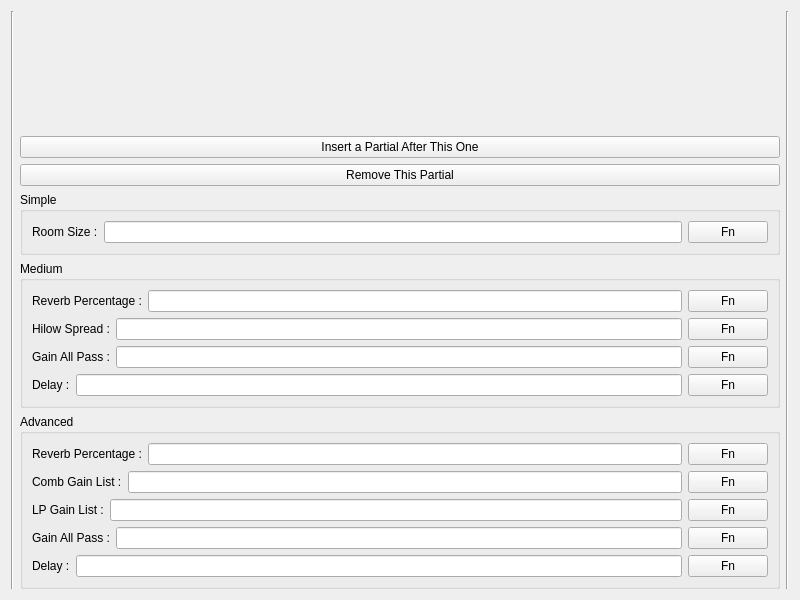
<?xml version="1.0" encoding="UTF-8"?>
<ui version="4.0">
 <class>FunGenREVPartialAlignment</class>
 <widget class="QWidget" name="MainHBox">
  <property name="geometry">
   <rect>
    <x>0</x>
    <y>0</y>
    <width>800</width>
    <height>600</height>
   </rect>
  </property>
  <layout class="QHBoxLayout" name="horizontalLayout">
   <item>
    <widget class="QFrame" name="vseparator1">
     <property name="frameShape">
      <enum>QFrame::VLine</enum>
     </property>
     <property name="frameShadow">
      <enum>QFrame::Sunken</enum>
     </property>
    </widget>
   </item>
   <item>
    <layout class="QVBoxLayout" name="OuterVBox">
     <item>
      <widget class="QLabel" name="TitleLabel"/>
     </item>
     <item>
      <widget class="QPushButton" name="InsertPartialButton">
       <property name="text">
        <string>Insert a Partial After This One</string>
       </property>
       <property name="toolTip">
        <string>Only works when applying by partial</string>
       </property>
      </widget>
     </item>
     <item>
      <widget class="QPushButton" name="RemovePartialButton">
       <property name="text">
        <string>Remove This Partial</string>
       </property>
       <property name="toolTip">
        <string>Only works when applying by partial</string>
       </property>
      </widget>
     </item>
     <item>
      <layout class="QVBoxLayout" name="MainVBox">
       <item>
        <widget class="QGroupBox" name="SimpleGroup">
         <property name="title">
          <string>Simple</string>
         </property>
         <layout class="QVBoxLayout" name="SimpleVBox">
          <item>
           <layout class="QHBoxLayout" name="SimpleHBox">
            <item>
             <widget class="QLabel" name="TitleLabel1">
              <property name="text">
               <string>Room Size :</string>
              </property>
             </widget>
            </item>
            <item>
             <widget class="QLineEdit" name="entry">
              <property name="toolTip">
               <string>Envelope</string>
              </property>
             </widget>
            </item>
            <item>
             <widget class="QPushButton" name="REVFunButton">
              <property name="text">
               <string>Fn</string>
              </property>
             </widget>
            </item>
           </layout>
          </item>
         </layout>
        </widget>
       </item>
       <item>
        <widget class="QGroupBox" name="MediumGroup">
         <property name="title">
          <string>Medium</string>
         </property>
         <layout class="QVBoxLayout" name="MediumVBox">
          <item>
           <layout class="QHBoxLayout" name="hbox47">
            <item>
             <widget class="QLabel" name="label46">
              <property name="text">
               <string>Reverb Percentage :</string>
              </property>
             </widget>
            </item>
            <item>
             <widget class="QLineEdit" name="REV_MediumReverbPercentEntry">
              <property name="toolTip">
               <string>Envelope</string>
              </property>
             </widget>
            </item>
            <item>
             <widget class="QPushButton" name="REV_MediumReverbPercentFunButton">
              <property name="text">
               <string>Fn</string>
              </property>
             </widget>
            </item>
           </layout>
          </item>
          <item>
           <layout class="QHBoxLayout" name="hbox48">
            <item>
             <widget class="QLabel" name="label47">
              <property name="text">
               <string>Hilow Spread :</string>
              </property>
             </widget>
            </item>
            <item>
             <widget class="QLineEdit" name="REV_MediumHilowSpreadEntry">
              <property name="toolTip">
               <string>Float, 0.0 - 1.0</string>
              </property>
             </widget>
            </item>
            <item>
             <widget class="QPushButton" name="REV_MediumHilowSpreadFunButton">
              <property name="text">
               <string>Fn</string>
              </property>
             </widget>
            </item>
           </layout>
          </item>
          <item>
           <layout class="QHBoxLayout" name="hbox49">
            <item>
             <widget class="QLabel" name="label48">
              <property name="text">
               <string>Gain All Pass :</string>
              </property>
             </widget>
            </item>
            <item>
             <widget class="QLineEdit" name="REV_MediumGainAllPassEntry">
              <property name="toolTip">
               <string>Float, 0.0 - 1.0</string>
              </property>
             </widget>
            </item>
            <item>
             <widget class="QPushButton" name="REV_MediumGainAllPassFunButton">
              <property name="text">
               <string>Fn</string>
              </property>
             </widget>
            </item>
           </layout>
          </item>
          <item>
           <layout class="QHBoxLayout" name="hbox50">
            <item>
             <widget class="QLabel" name="label49">
              <property name="text">
               <string>Delay :</string>
              </property>
             </widget>
            </item>
            <item>
             <widget class="QLineEdit" name="REV_MediumDelayEntry">
              <property name="toolTip">
               <string>Float, 0.0 - 1.0</string>
              </property>
             </widget>
            </item>
            <item>
             <widget class="QPushButton" name="REV_MediumDelayFunButton">
              <property name="text">
               <string>Fn</string>
              </property>
             </widget>
            </item>
           </layout>
          </item>
         </layout>
        </widget>
       </item>
       <item>
        <widget class="QGroupBox" name="AdvancedGroup">
         <property name="title">
          <string>Advanced</string>
         </property>
         <layout class="QVBoxLayout" name="AdvancedVBox">
          <item>
           <layout class="QHBoxLayout" name="hbox51">
            <item>
             <widget class="QLabel" name="label50">
              <property name="text">
               <string>Reverb Percentage :</string>
              </property>
             </widget>
            </item>
            <item>
             <widget class="QLineEdit" name="REV_AdvancedReverbPercentEntry">
              <property name="toolTip">
               <string>Envelope</string>
              </property>
             </widget>
            </item>
            <item>
             <widget class="QPushButton" name="REV_AdvancedReverbPercentFunButton">
              <property name="text">
               <string>Fn</string>
              </property>
             </widget>
            </item>
           </layout>
          </item>
          <item>
           <layout class="QHBoxLayout" name="hbox52">
            <item>
             <widget class="QLabel" name="label51">
              <property name="text">
               <string>Comb Gain List :</string>
              </property>
             </widget>
            </item>
            <item>
             <widget class="QLineEdit" name="REV_AdvancedCombGainListEntry">
              <property name="toolTip">
               <string>Float1, Float2, Float3, Float4, Float5, Float6
It must contain exactly 6 numbers around 0.5</string>
              </property>
             </widget>
            </item>
            <item>
             <widget class="QPushButton" name="REV_AdvancedCombGainListFunButton">
              <property name="text">
               <string>Fn</string>
              </property>
             </widget>
            </item>
           </layout>
          </item>
          <item>
           <layout class="QHBoxLayout" name="hbox55">
            <item>
             <widget class="QLabel" name="label54">
              <property name="text">
               <string>LP Gain List :</string>
              </property>
             </widget>
            </item>
            <item>
             <widget class="QLineEdit" name="REV_AdvancedLPGainListEntry">
              <property name="toolTip">
               <string>Float1, Float2, Float3, Float4, Float5, Float6
It must contain exactly 6 very small numbers</string>
              </property>
             </widget>
            </item>
            <item>
             <widget class="QPushButton" name="REV_LPGainListFunButton">
              <property name="text">
               <string>Fn</string>
              </property>
             </widget>
            </item>
           </layout>
          </item>
          <item>
           <layout class="QHBoxLayout" name="hbox53">
            <item>
             <widget class="QLabel" name="label52">
              <property name="text">
               <string>Gain All Pass :</string>
              </property>
             </widget>
            </item>
            <item>
             <widget class="QLineEdit" name="REV_AdvancedGainAllPassEntry">
              <property name="toolTip">
               <string>Float, 0.0 - 1.0</string>
              </property>
             </widget>
            </item>
            <item>
             <widget class="QPushButton" name="REV_AdvancedGainAllPassFunButton">
              <property name="text">
               <string>Fn</string>
              </property>
             </widget>
            </item>
           </layout>
          </item>
          <item>
           <layout class="QHBoxLayout" name="hbox54">
            <item>
             <widget class="QLabel" name="label53">
              <property name="text">
               <string>Delay :</string>
              </property>
             </widget>
            </item>
            <item>
             <widget class="QLineEdit" name="REV_AdvancedDelayEntry">
              <property name="toolTip">
               <string>Float, 0.0 - 1.0</string>
              </property>
             </widget>
            </item>
            <item>
             <widget class="QPushButton" name="REV_AdvancedDelayFunButton">
              <property name="text">
               <string>Fn</string>
              </property>
             </widget>
            </item>
           </layout>
          </item>
         </layout>
        </widget>
       </item>
      </layout>
     </item>
    </layout>
   </item>
   <item>
    <widget class="QFrame" name="vseparator2">
     <property name="frameShape">
      <enum>QFrame::VLine</enum>
     </property>
     <property name="frameShadow">
      <enum>QFrame::Sunken</enum>
     </property>
    </widget>
   </item>
  </layout>
 </widget>
 <resources/>
 <connections/>
</ui> 
